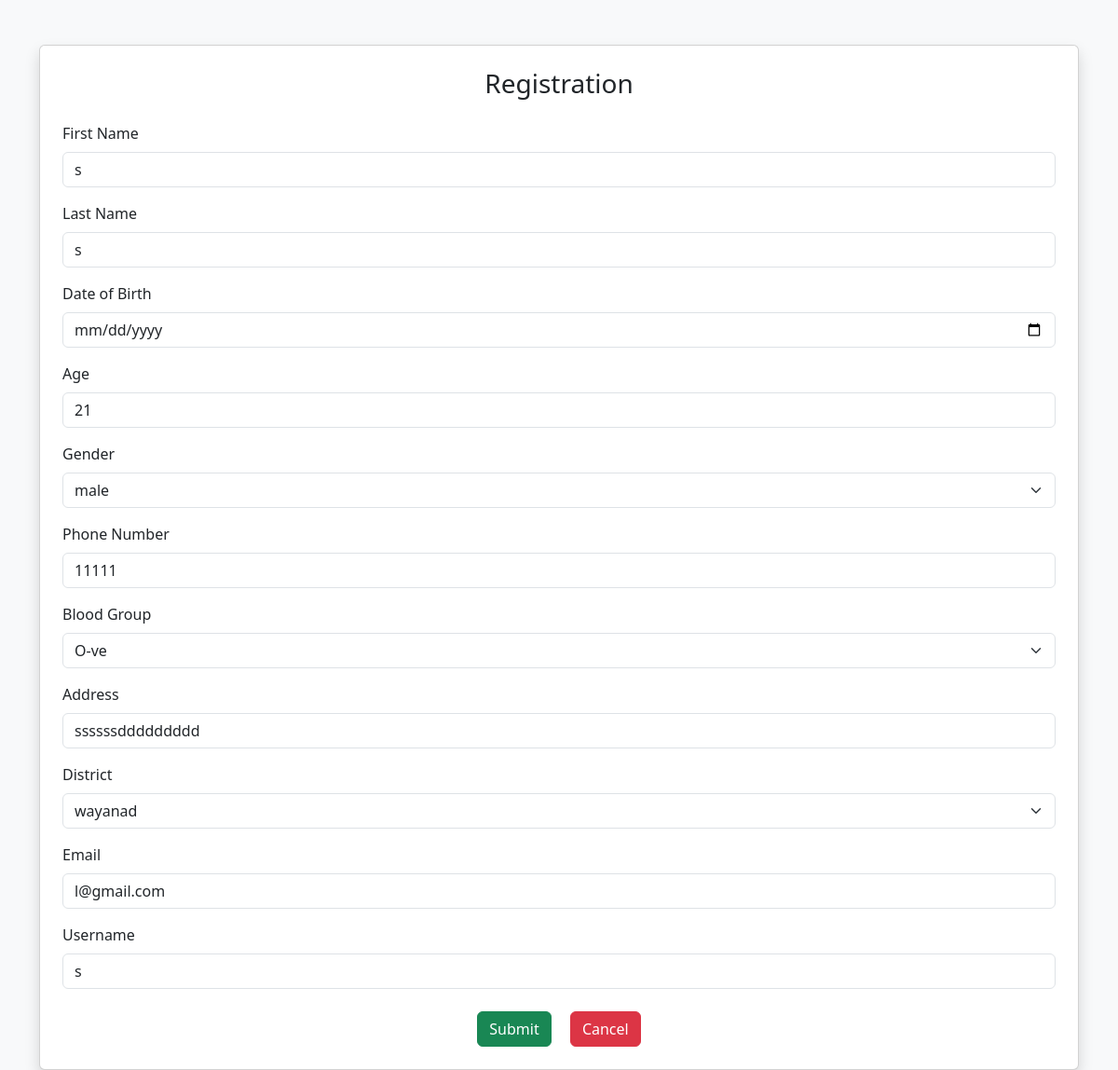
The app's page /recipient_edit (signed in), older data.
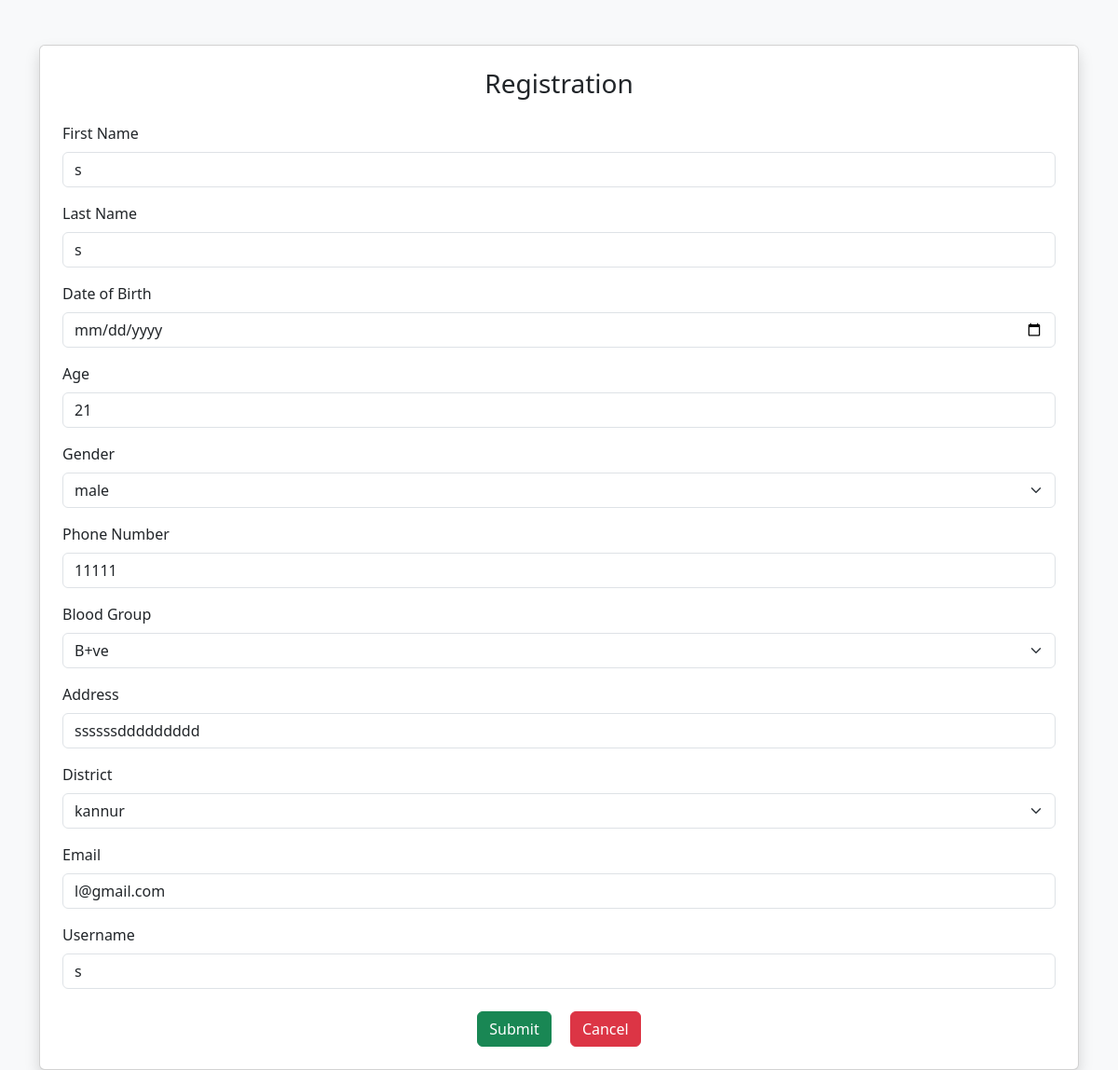
The same page, newer data.
### app/models.py (models this page shows, shortened)
class Recipient(models.Model):
    userid = models.OneToOneField(settings.AUTH_USER_MODEL, on_delete=models.CASCADE)
    fname=models.CharField(max_length=50 , default='Unknown')
    lname=models.CharField(max_length=50 , default='Unknown')
    dob=models.DateField(null=True, blank=True)
    gender=models.CharField(max_length=50)
    mob=models.IntegerField()
    bloodgroup=models.CharField(max_length=50 , default='Unknown')
    age=models.IntegerField()
    address=models.CharField(max_length=100 , default='Unknown')
    district=models.CharField(max_length=50, default='Not specified')
    wgroup=models.CharField(max_length=50)
    wdistrict=models.CharField(max_length=50)
    wgender=models.CharField(max_length=50)

class CustomUser(AbstractUser):
    ROLE_CHOICES = (
        ('donor', 'Donor'),
        ('recipient', 'Recipient'),
        ('admin', 'Admin'),
    )
    role = models.CharField(max_length=20, choices=ROLE_CHOICES, default='donor')

### app/views.py (the view)
# urls.py: path('recipient_edit',views.Recipient_edit, name='recipient_edit'),
def Recipient_edit(request):
    x=CustomUser.objects.get(id=request.user.id)
    y=Recipient.objects.get(userid=x)
    if request.method=='POST':
        y.fname = request.POST['fname']
        y.lname = request.POST['lname']
        y.dob = request.POST['dob']
        y.age = request.POST['age']
        y.gender = request.POST['gender']
        y.mob = request.POST['mob']
        y.bloodgroup= request.POST['blood']
        y.address = request.POST['address']
        y.district = request.POST['district']
        y.userid.email = request.POST['email']
        y.userid.username = request.POST['username']
        y.save()
        y.userid.save()
        return redirect(Recipient_profile)
    else:
        return render(request,'recipient_edit.html',{'data':y})

### template/recipient_edit.html (shortened to what this page needs)
<!DOCTYPE html>
<html lang="en">
<head>
  <link href="https://cdn.jsdelivr.net/npm/bootstrap@5.3.0/dist/css/bootstrap.min.css" rel="stylesheet">
</head>
<body class="bg-light">
  <div class="container mt-5">
    <div class="card shadow p-4">
      <h3 class="mb-4 text-center"> Registration</h3>
      <form action="{% url 'recipient_edit' %}" method="post">
        <div class="mb-3">
          <label for="fname" class="form-label">First Name</label>
          <input type="text" class="form-control" id="fname" name="fname" value="{{data.fname}}" required>
        </div>
        <div class="mb-3">
          <label for="lname" class="form-label">Last Name</label>
          <input type="text" class="form-control" id="lname" name="lname"  value="{{data.lname}}" required>
        </div>
        <div class="mb-3">
          <label for="dob" class="form-label">Date of Birth</label>
          <input type="date" class="form-control" id="dob" name="dob"  value="{{data.dob}}" required>
        </div>
        <div class="mb-3">
          <label for="age" class="form-label">Age</label>
          <input type="number" class="form-control" id="age" name="age"  value="{{data.age}}" required>
        </div>
        <div class="mb-3">
          <label for="gender" class="form-label">Gender</label>
          <select class="form-select" id="gender" name="gender"  required>
            <option value="">{{data.gender}}</option>
          </select>
        </div>
        <div class="mb-3">
          <label for="mob" class="form-label">Phone Number</label>
          <input type="tel" class="form-control" id="mob" name="mob" value="{{data.mob}}"  required>
        </div>
        <div class="mb-3">
          <label for="blood" class="form-label">Blood Group</label>
          <select class="form-select" id="blood" name="blood" required>
            <option value="">{{data.bloodgroup}}</option>
          </select>
        </div>
        <div class="mb-3">
          <label for="address" class="form-label">Address</label>
          <input type="text" class="form-control" id="address" name="address" value="{{data.address}}" required>
        </div>
        <div class="mb-3">
          <label for="district" class="form-label">District</label>
          <select class="form-select" id="district" name="district"  required>
            <option value="">{{data.district}}</option>
          </select>
        </div>
        <div class="mb-3">
          <label for="email" class="form-label">Email</label>
          <input type="email" class="form-control" id="email" name="email" value="{{data.userid.email}}" required>
        </div>
        <div class="mb-3">
          <label for="username" class="form-label">Username</label>
          <input type="text" class="form-control" id="username" name="username"  value="{{data.userid.username}}" required>
        </div>
        <div class="text-center mt-4">
          <button type="submit" class="btn btn-success me-3">Submit</button>
          <a href="{% url 'recipient_home' %}" class="btn btn-danger">Cancel</a>
        </div>
      </form>
    </div>
  </div>
</body>
</html>

Row changes from the older to the newer data that the page shows:
changed Recipient "male": blood "O-ve" → "B+ve"; district "wayanad" → "kannur"
